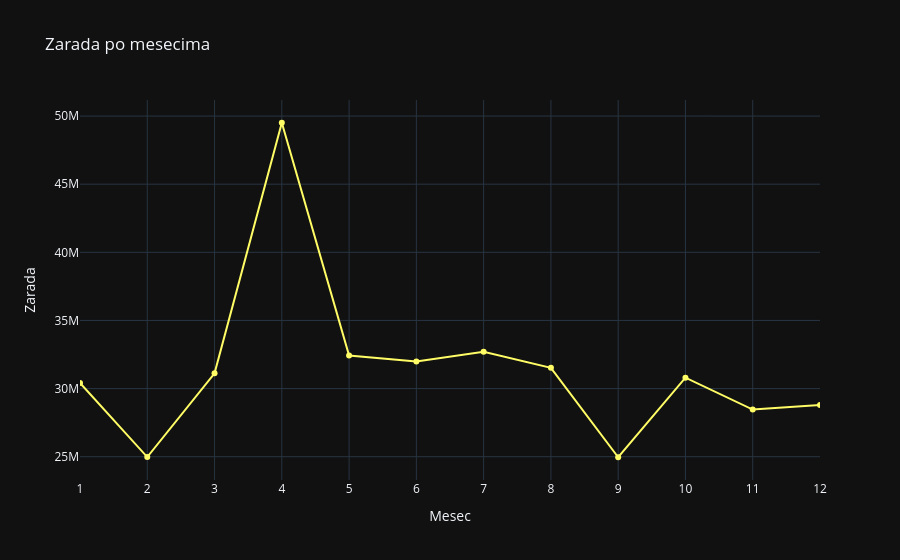

The notebook cell this image was saved under:
### Markdown cell above
# Zarada samo po mesecima ukupno

### Code cell
import pandas as pd
import plotly.express as px

df = pd.read_csv("D:/Python/libraries/prodaja_2025.csv")

df["Datum"] = pd.to_datetime(df["Datum"], errors="coerce")
df["Mesec"] = df["Datum"].dt.month

df_group = df.groupby("Mesec").agg(suma = ("Zarada", "sum")).reset_index()

fig = px.line(df_group, 
              x = "Mesec", 
              y = "suma", 
              markers="o",
              title="Zarada po mesecima", 
              labels={"Mesec": "Mesec", "suma": "Zarada"}, 
              template="plotly_dark")

fig.update_traces(hovertemplate="<b>Mesec:</b> %{x}<br><b>Zarada</b>: %{y:,.0f}", line_color="#FFFC65")

fig.update_xaxes(nticks=13)
fig.update_layout(xaxis_range=[1.0, 12.0])

fig.show()

### Figure 1 — Plotly figure (JSON) as saved in the notebook; plotly's stock layout.template omitted (floating-point values rounded to 4 significant figures)
{"data": [{"hovertemplate": "<b>Mesec:</b> %{x}<br><b>Zarada</b>: %{y:,.0f}", "legendgroup": "", "line": {"color": "#FFFC65", "dash": "solid"}, "marker": {"symbol": "circle"}, "mode": "lines+markers", "name": "", "orientation": "v", "showlegend": false, "type": "scatter", "x": [1, 2, 3, 4, 5, 6, 7, 8, 9, 10, 11, 12], "xaxis": "x", "y": [30411176, 24972299, 31117569, 49508610, 32424894, 31991115, 32706234, 31519573, 24959230, 30798328, 28459727, 28794249], "yaxis": "y"}], "layout": {"legend": {"tracegroupgap": 0}, "title": {"text": "Zarada po mesecima"}, "xaxis": {"anchor": "y", "domain": [0, 1], "nticks": 13, "range": [1, 12], "title": {"text": "Mesec"}}, "yaxis": {"anchor": "x", "domain": [0, 1], "title": {"text": "Zarada"}}}}
